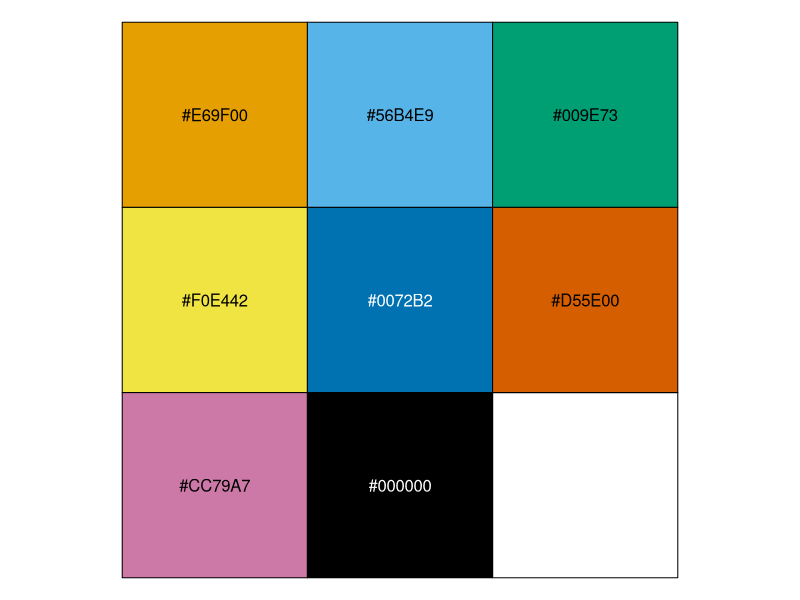
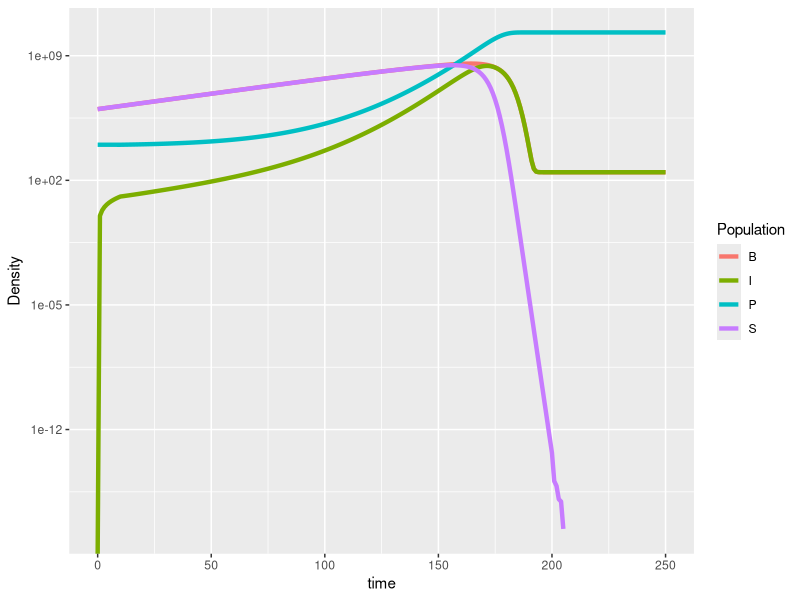
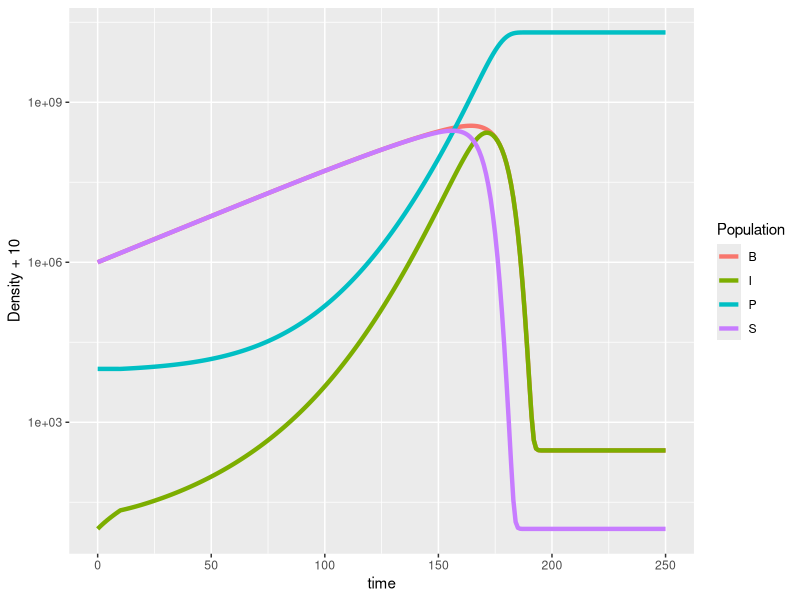
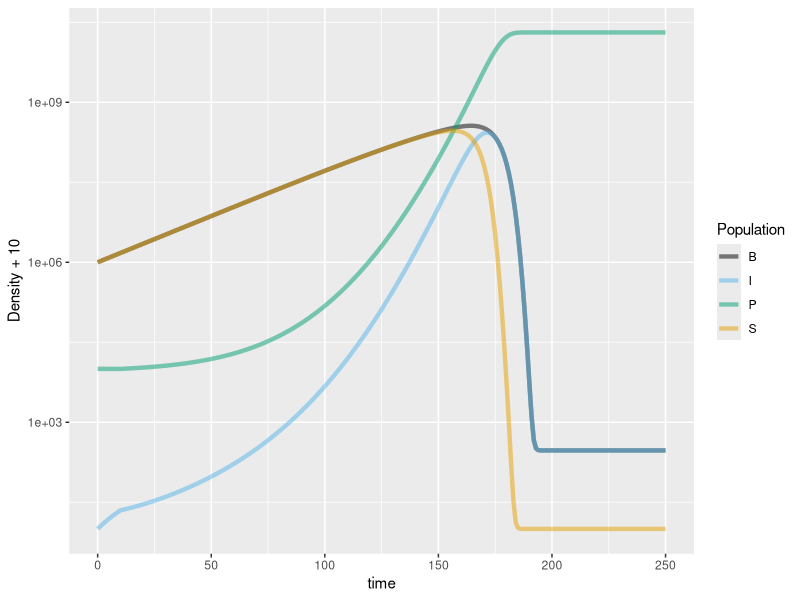
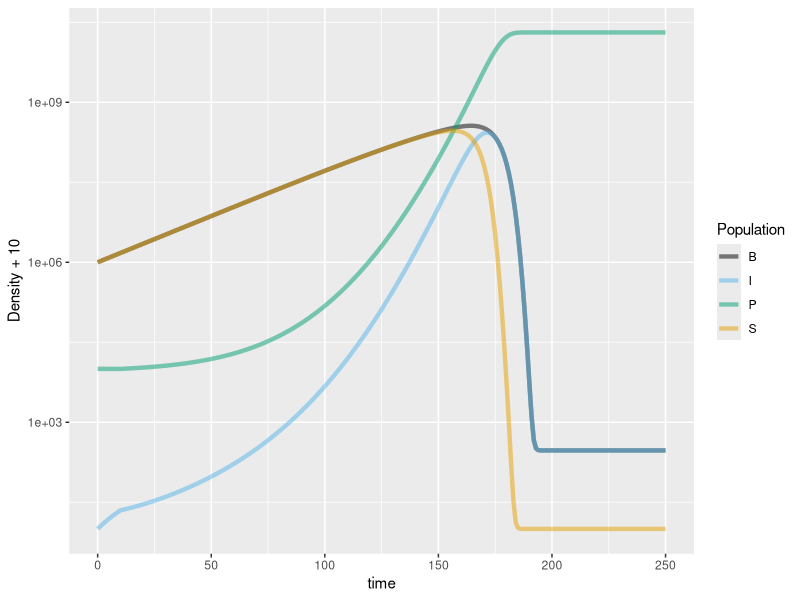
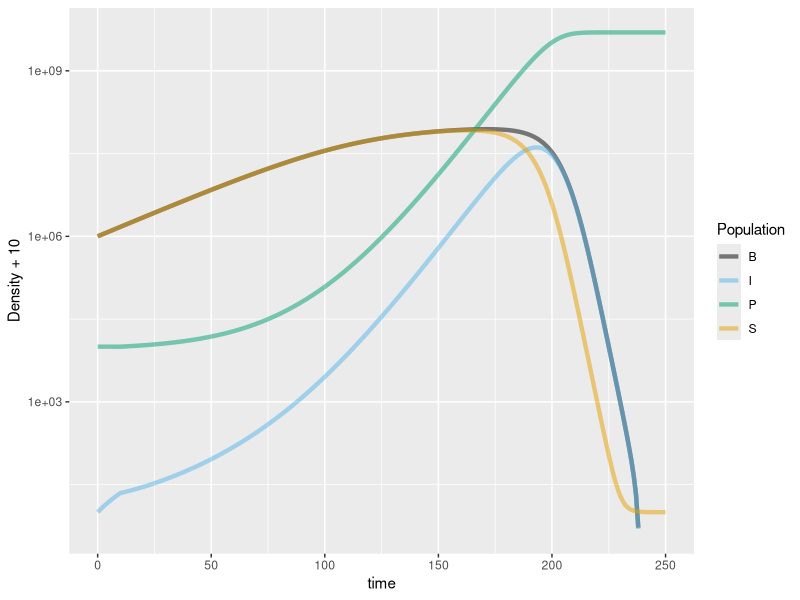
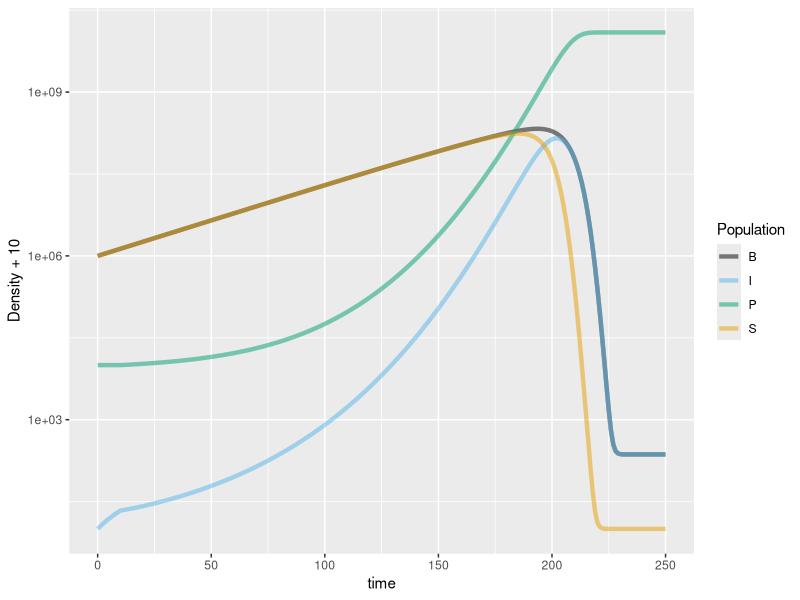
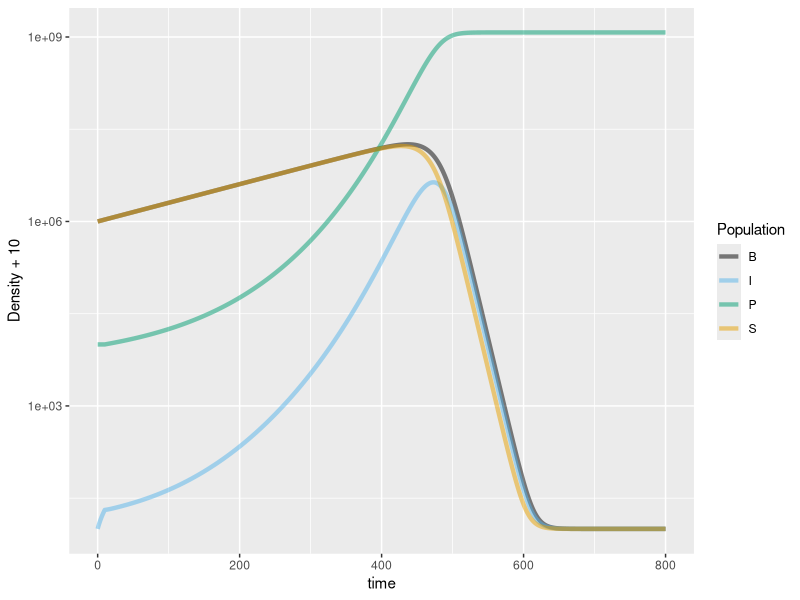

These figures' R source, in order:
#Okabe and Ito 2008 colorblind-safe qualitative color scale
my_cols <- c("#E69F00", "#56B4E9", "#009E73", "#F0E442", "#0072B2",
             "#D55E00", "#CC79A7", "#000000")
scales::show_col(my_cols)

##Celia TODO List
#1. Read code I've put below in derivs. This code should be sufficient to
#   figure out what the model we're using is. Diagram and write out the
#   equations for the model we're simulating. 
#   For the diagram make sure all arrows are labeled.
#   For any symbols you use, make sure to define what the symbol is.
#   (basically I'd like you to do what you did for Problems 2.5 & 3.12
#    but for this model)
#   As some hints:
#   The model includes the following populations:
#     susceptible
#     infected
#     phage
#   The model includes the following symbols:
#     r
#     K
#     c
#     a
#     tau
#     b
#     
#2. Run the simulation with the following conditions:
#       Starting bacterial density = 10**6
#       Starting infected density = 0
#       Starting phage density = 0
#       r = 0.04
#       b = 50
#       a = 10**-10
#       tau = 10
#       c = 1
#       K = 10**9  
#     (hint: I've given you a skeleton code that you can just fill-in)   
#   
#3. Look at how yout is formatted. Use tidyr::pivot_longer to reshape it
#   and ggplot to plot the density of the 3 populations over time
#     hint: the population sizes are quite different, so you'll probably have
#     to use a log10 y-axis to view them. That can be achieved by:
#     + scale_y_continuous(trans = "log10")
#   
#4. Based on the model equations we talked about Tuesday, which parameters
#   do you expect would change this curve?
#
#   ANSWER: Based on what we saw on Tuesday, I’d say that the parameter "a" could change
#           this plot because the three populations depend on it. Plus, "a" is the probability
#           by which the phage successfully infects the bacteria, which means that, if we 
#           increase this parameter, S population will plateau or increase at some point.
#           
#           Then, we have "K", which is the carrying capacity (maximum population size at
#           which the population can sustain itself). Therefore, this parameter will also
#           change the shape of the plot. The curve will be able to grow more if we increase 
#           K, but S population will shrink if we decrease K’s value.
#
#           Also, if we want to change the shape of the susceptible population curve, we could
#           play with "c" (competition coefficient). It measures the strength of competition that
#           does a different specie or, in this case, the infected population, over the susceptible
#           population. Therefore, if "c" is high, the curve will shrink and vice versa.
#    
#           I also think that "r" has something to do with the curve shape. However, I think that
#           "r" depends on the carrying capacity. What I mean is that, if we are in "K" (meaning c
#           = maximum (1?)), "r" will be zero, because competition will be in its maximum, and if 
#           we have no competition (meaning c = 0), "r" will increase. So, the shape of the cure 
#           doesn’t depend on a direct way of "r"’s value. Thus, the value that "r" has is a 
#           consequence of the value that "c" has.
#
#5. Play around with all the parameters and re-run the simulation a few times, 
#   plotting the results each time (you can vary r,b,a,tau,c,K and the starting 
#   bacterial density, but for now keep the starting infected density & 
#   starting phage density at 0). Which parameters affect the density curve?
#   How does each one affect it?
#     note: if you want to simultaneously save the results of multiplt
#     different parameter runs, simply change where you save the results 
#     of dede() to
#     e.g.  yout2 <- as.data.frame(dede(...
#           yout3 <- as.data.frame(dede(...
#   
#   I was wrong!! The value of "r" does change the shape of the curve! If it
#   increases, the curve reaches plateau sooner. 
#
#   I was wrong again, "a" doesn’t affect the shape of the curve!!
#   
#   TO SUM UP, WE ONLY SEE THE PLOT CHANGING WHEN WE VARY THE FOLLOWING
#   PARAMETERS: K, and r.
#
#   Reflection: I think this is because of the conditions we have here.
#   Since P and I = 0, all the parameters that are multiplying them become 0,
#   therefore, they can’t affect the shape of the curve. And, since K and r
#   aren’t multiplying P and I at any point, they don’t become 0, thus are
#   able to change the shape of the cure with the fluctuation of their value.
#   I suppose that if we had different conditions, where P and I weren’t 0,
#   other parameters would make the graph look different.
#
#6. Now run the simulation with the following conditions:
#       Starting bacterial density = 10**6
#       Starting infected density = 0
#       Starting phage density = 10**4
#       r = 0.04
#       b = 50
#       a = 10**-10
#       tau = 10
#       c = 1
#       K = 10**9
#
#       Observations: As we can see, each population has its own starting
#       concentration. We can observe that the infected one increases a lot
#       the first 5 to 8 minutes, and by the 10th it slows down a little bit,
#       even though it's still increasing.
#
#       Phage population doesn’t really grow by time with these conditions,
#       but it maintains its initial concentration, pretty much.
#
#       By these two observations, we can say that phages successfully infect
#       susceptible bacteria and create new phages to maintain their population.
#       However, susceptible population’s rate of growth is higher, because, even
#       though they are infected at some point, they continue to grow and proliferate,
#       more than the phage population.
#
#7. Did both the susceptible and infected populations go extinct?
#   If not, increase the duration of the simulation until they both do go extinct
#   and plot the densities over time.
#   Why do we expect the susceptible and infected populations to always
#   go extinct with this model?
#   (Note that "extinct" can just mean the densities fall below some level,
#   like 10**-5, since the model mathematically allows infinitely small 
#   population sizes)
#
#   ANAWER: None of them went extinct with a duration of 50 (hours?). I tried a
#   longer duration: 250 (hours?) and saw that only the S population went extinct
#   at a time point around 200 (hours?). Then, I tried much longer durations but with
#   none of them I saw I population go extinct!! I was expecting it to go extinct
#   since I thought that with no S population, I oppulation can't be created, thus
#   it's be impossible for them tu survive (if we don't think about resistence to 
#   phages, or sometinh like this).
#
#8. Play around with all the parameters (easiest to leave the starting densities
#   the same for now), plotting the results each time. Are there any
#   parameter combinations that do something unexpected? How do the parameters
#   affect the curve?


## Import libraries ----

library(deSolve)
library(tidyr)
library(ggplot2)
library(dplyr)
library(plyr)

## Define derivatives function ----
derivs <- function(t, y, parms) {
  #The derivs function must return the derivative of all the variables at a
  # given time, in a list
  
  #Issue warning about too small/negative yvals (if warnings is 1)
  if (parms["warnings"]==1 & any(y < parms["thresh_min_dens"])) {
    warning(paste("pop(s)", paste(which(y < parms["thresh_min_dens"]), collapse = ","), "below thresh_min_dens, treating as 0"))
  }
  
  #Set small/negative y values to 0 so they don't affect the dN's
  y[y < parms["thresh_min_dens"]] <- 0
  
  #Create output vector
  dY <- c(S = 0, I = 0, P = 0)
  
  ##Calculate dS
  
  #V3 (logistic dS/dt) (including competition from I pop)
  #dS/dt = rS((K-S-c*I)/K) - aSP
  dY["S"] <- parms["r"] * y["S"] * ((parms["K"] - y["S"] - parms["c"] * y["I"])/parms["K"]) - parms["a"] * y["S"] * y["P"]
  
  ##Calculate dI
  #dI/dt = aSP - aS(t-tau)P(t-tau)
  if (t < parms["tau"]) {
    dY["I"] <- parms["a"] * y["S"] * y["P"]
  } else {
    dY["I"] <- parms["a"] * y["S"]*y["P"] - parms["a"] * lagvalue(t - parms["tau"], 1)*lagvalue(t - parms["tau"], 3)
  }
  
  ##Calculate dP
  #dP/dt = baS(t-tau)P(t-tau) - aSP
  if (t < parms["tau"]) {
    dY["P"] <- -parms["a"] * y["S"] * y["P"]
  } else {
    dY["P"] <- parms["b"] * parms["a"] * lagvalue(t-parms["tau"], 1)*lagvalue(t-parms["tau"], 3) - parms["a"]*y["S"]*y["P"]
  }
  
  #Issue warning about too large pop (if warnings is TRUE)
  if (parms["warnings"]==1 & any(y > 10**100)) {
    warning(paste("pop(s)",paste(which(y > 10**100), collapse = ","), "exceed max limit, 10^100, returning dY = 0"))
  }
  dY[y > 10**100] <- 0
  
  #From documentation: The return value of func should be a list, whose first 
  #element is a vector containing the derivatives of y with respect to time
  return(list(dY))
}

#9. Play with the parameters again but knowing the realistic values for each of them:
#  
#   r ranges from 0.04 (a 17-minute doubling time) to 0.007 (a 90-minute doubling time).
#   K ranges from 10^6 to 10^10, although typically we focus on 10^8 to 10^9.
#   a ranges from 10^-12 to 10^-18.
#   tau ranges from 10 to 105 (mins).
#   b ranges from 5 to 1000.
#
#   Also, we'll have to calculate the total bacteria densty by addinc S and I
#   columns into a new one called B. We do thin in "yout", before we pivot_longer it.

## INCORPORATE COLUMN B

##Run simulation with the new column "B"
yinit <- c(S = 10**6, I = 0, P = 10**4)
params <- c(r = 0.04, a = 10**-10, b = 50, tau = 10, K = 10**9, c = 1, warnings = 0, thresh_min_dens = 10**-100)
times <- seq(from = 0, to = 250, by = 1)
youtB <- as.data.frame(dede(y = yinit, times = times, func = derivs, parms = params))

##Plot results with the new column "B"
library(tidyr)
youtB$B <- youtB$S+youtB$I
youtB_plot <- pivot_longer(youtB, c(S, I, P, B), names_to = "Population", values_to = "Density")

ggplot(data = youtB_plot, aes(x = time, y = Density, color = Population)) + geom_line(lwd = 1.5) + scale_y_continuous(trans = "log10")

## I'll try to plot the results with Density +10 and the wished colors
#
#Run simulation with "Density + 10"
yinit <- c(S = 10**6, I = 0, P = 10**4)
params <- c(r = 0.04, a = 10**-10, b = 50, tau = 10, K = 10**9, c = 1, warnings = 0, thresh_min_dens = 10**-100)
times <- seq(from = 0, to = 250, by = 1)
youtD <- as.data.frame(dede(y = yinit, times = times, func = derivs, parms = params))

##Plot results with "Density + 10"
library(tidyr)
youtD$B <- youtD$S+youtD$I
youtD_plot <- pivot_longer(youtD, c(S, I, P, B), names_to = "Population", values_to = "Density")

ggplot(data = youtD_plot, aes(x = time, y = Density + 10, color = Population)) + geom_line(lwd = 1.5) + scale_y_continuous(trans = "log10")

## Now, I'l try to change the colors to the colorblind-friendly scale
#
#Run simulation with different colors
yinit <- c(S = 10**6, I = 0, P = 10**4)
params <- c(r = 0.04, a = 10**-10, b = 50, tau = 10, K = 10**9, c = 1, warnings = 0, thresh_min_dens = 10**-100)
times <- seq(from = 0, to = 250, by = 1)
youtC <- as.data.frame(dede(y = yinit, times = times, func = derivs, parms = params))

##Plot results with different colors
library(tidyr)
youtC$B <- youtC$S+youtC$I
youtC_plot <- pivot_longer(youtC, c(S, I, P, B), names_to = "Population", values_to = "Density")

ggplot(data = youtC_plot, aes(x = time, y = Density + 10, color = Population)) + geom_line(lwd = 1.5, alpha = 1/2) + scale_color_manual(values = c("#000000", "#56B4E9", "#009E73", "#E69F00")) + scale_y_continuous(trans = "log10")

#Run simulation with different colors, Density + 10, and K = 10**9
yinit <- c(S = 10**6, I = 0, P = 10**4)
params <- c(r = 0.04, a = 10**-10, b = 50, tau = 10, K = 10**9, c = 1, warnings = 0, thresh_min_dens = 10**-100)
times <- seq(from = 0, to = 250, by = 1)
youtK <- as.data.frame(dede(y = yinit, times = times, func = derivs, parms = params))

head(youtK)

## We'll add new rows for each parameter here
youtK$r <- 0.04
youtK$a <- 10**-10
youtK$b <- 50
youtK$tau <- 10
youtK$K <- 10**9
youtK$c <- 1

##Plot results with different colors, Density + 10, and K = 10**9
library(tidyr)
youtK$B <- youtK$S+youtK$I
head(youtK)
youtK_plot <- pivot_longer(youtK, c(S, I, P, B), names_to = "Population", values_to = "Density")

ggplot(data = youtK_plot, aes(x = time, y = Density + 10, color = Population)) + geom_line(lwd = 1.5, alpha = 1/2) + scale_color_manual(values = c("#000000", "#56B4E9", "#009E73", "#E69F00")) + scale_y_continuous(trans = "log10")

#Run simulation with different colors, Density + 10, and K = 10**8
yinit <- c(S = 10**6, I = 0, P = 10**4)
params <- c(r = 0.04, a = 10**-10, b = 50, tau = 10, K = 10**8, c = 1, warnings = 0, thresh_min_dens = 10**-100)
times <- seq(from = 0, to = 250, by = 1)
youtK2 <- as.data.frame(dede(y = yinit, times = times, func = derivs, parms = params))

head(youtK2)

## We'll add new rows for each parameter here
youtK2$r <- 0.04
youtK2$a <- 10**-10
youtK2$b <- 50
youtK2$tau <- 10
youtK2$K <- 10**8
youtK2$c <- 1

##Plot results with different colors, Density + 10, and K = 10**8
library(tidyr)
youtK2$B <- youtK2$S+youtK2$I
head(youtK2)
youtK2_plot <- pivot_longer(youtK2, c(S, I, P, B), names_to = "Population", values_to = "Density")

ggplot(data = youtK2_plot, aes(x = time, y = Density + 10, color = Population)) + geom_line(lwd = 1.5, alpha = 1/2) + scale_color_manual(values = c("#000000", "#56B4E9", "#009E73", "#E69F00")) + scale_y_continuous(trans = "log10")

#Run simulation with different colors, Density + 10, and r = 0.03
yinit <- c(S = 10**6, I = 0, P = 10**4)
params <- c(r = 0.03, a = 10**-10, b = 50, tau = 10, K = 10**9, c = 1,  warnings = 0, thresh_min_dens = 10**-100)
times <- seq(from = 0, to = 250, by = 1)
youtR <- as.data.frame(dede(y = yinit, times = times, func = derivs, parms = params))

head(youtR)

## We'll add new rows for each parameter here
youtR$r <- 0.03
youtR$a <- 10**-10
youtR$b <- 50
youtR$tau <- 10
youtR$K <- 10**9
youtR$c <- 1

##Plot results with different colors, Density + 10, and r = 0.03
library(tidyr)
youtR$B <- youtR$S+youtR$I
head(youtR)
youtR_plot <- pivot_longer(youtR, c(S, I, P, B), names_to = "Population", values_to = "Density")

ggplot(data = youtR_plot, aes(x = time, y = Density + 10, color = Population)) + geom_line(lwd = 1.5, alpha = 1/2) +  scale_color_manual(values = c("#000000", "#56B4E9", "#009E73", "#E69F00")) + scale_y_continuous(trans = "log10")

#Run simulation with different colors, Density + 10, and r = 0.007
yinit <- c(S = 10**6, I = 0, P = 10**4)
params <- c(r = 0.007, a = 10**-10, b = 50, tau = 10, K = 10**9, c = 1, warnings = 0, thresh_min_dens = 10**-100)
times <- seq(from = 0, to = 800, by = 1)
youtR2 <- as.data.frame(dede(y = yinit, times = times, func = derivs, parms = params))

head(youtR2)

## We'll add new rows for each parameter here
youtR2$r <- 0.007
youtR2$a <- 10**-10
youtR2$b <- 50
youtR2$tau <- 10
youtR2$K <- 10**9
youtR2$c <- 1

##Plot results with different colors, Density + 10, and r = 0.007
library(tidyr)
youtR2$B <- youtR2$S+youtR2$I
head(youtR2)
youtR2_plot <- pivot_longer(youtR2, c(S, I, P, B), names_to = "Population", values_to = "Density")

ggplot(data = youtR2_plot, aes(x = time, y = Density + 10, color = Population)) + geom_line(lwd = 1.5, alpha = 1/2) + scale_color_manual(values = c("#000000", "#56B4E9", "#009E73", "#E69F00")) + scale_y_continuous(trans = "log10")

#Run simulation with different colors, Density + 10, and a = 10**-13
yinit <- c(S = 10**6, I = 0, P = 10**4)
params <- c(r = 0.04, a = 10**-13, b = 50, tau = 10, K = 10**9, c = 1, warnings = 0, thresh_min_dens = 10**-100)
times <- seq(from = 0, to = 11000, by = 1)
youtA <- as.data.frame(dede(y = yinit, times = times, func = derivs, parms = params))

head(youtA)

## We'll add new rows for each parameter here
youtA$r <- 0.04
youtA$a <- 10**-13
youtA$b <- 50
youtA$tau <- 10
youtA$K <- 10**9
youtA$c <- 1

##Plot results with different colors, Density + 10, and a = 10**-13
library(tidyr)
youtA$B <- youtA$S+youtA$I
head(youtA)
youtA_plot <- pivot_longer(youtA, c(S, I, P, B), names_to = "Population", values_to = "Density")

ggplot(data = youtA_plot, aes(x = time, y = Density + 10, color = Population)) + geom_line(lwd = 1.5, alpha = 1/2) + scale_color_manual(values = c("#000000", "#56B4E9", "#009E73", "#E69F00")) + scale_y_continuous(trans = "log10")

#Run simulation with different colors, Density + 10, and a = 10**-8
yinit <- c(S = 10**6, I = 0, P = 10**4)
params <- c(r = 0.04, a = 10**-8, b = 50, tau = 10, K = 10**9, c = 1, warnings = 0, thresh_min_dens = 10**-100)
times <- seq(from = 0, to = 250, by = 1)
youtA2 <- as.data.frame(dede(y = yinit, times = times, func = derivs, parms = params))

head(youtA2)

## We'll add new rows for each parameter here
youtA2$r <- 0.04
youtA2$a <- 10**-8
youtA2$b <- 50
youtA2$tau <- 10
youtA2$K <- 10**9
youtA2$c <- 1

##Plot results with different colors, Density + 10, and a = 10**-8
library(tidyr)
youtA2$B <- youtA2$S+youtA2$I
head(youtA2)
youtA2_plot <- pivot_longer(youtA2, c(S, I, P, B), names_to = "Population", values_to = "Density")

ggplot(data = youtA2_plot, aes(x = time, y = Density + 10, color = Population)) + geom_line(lwd = 1.5, alpha = 1/2) + scale_color_manual(values = c("#000000", "#56B4E9", "#009E73", "#E69F00")) + scale_y_continuous(trans = "log10")

#Run simulation with different colors, Density + 10, and tau = 65
yinit <- c(S = 10**6, I = 0, P = 10**4)
params <- c(r = 0.04, a = 10**-10, b = 50, tau = 65, K = 10**9, c = 1, warnings = 0, thresh_min_dens = 10**-100)
times <- seq(from = 0, to = 600, by = 1)
youtT <- as.data.frame(dede(y = yinit, times = times, func = derivs, parms = params))

head(youtT)

## We'll add new rows for each parameter here
youtT$r <- 0.04
youtT$a <- 10**-10
youtT$b <- 50
youtT$tau <- 65
youtT$K <- 10**9
youtT$c <- 1

##Plot results with different colors, Density + 10, and tau = 65
library(tidyr)
youtT$B <- youtT$S+youtT$I
head(youtT)
youtT_plot <- pivot_longer(youtT, c(S, I, P, B), names_to = "Population", values_to = "Density")

ggplot(data = youtT_plot, aes(x = time, y = Density + 10, color = Population)) + geom_line(lwd = 1.5, alpha = 1/2) + scale_color_manual(values = c("#000000", "#56B4E9", "#009E73", "#E69F00")) + scale_y_continuous(trans = "log10")

#Run simulation with different colors, Density + 10, and tau = 120
yinit <- c(S = 10**6, I = 0, P = 10**4)
params <- c(r = 0.04, a = 10**-10, b = 50, tau = 120, K = 10**9, c = 1, warnings = 0, thresh_min_dens = 10**-100)
times <- seq(from = 0, to = 800, by = 1)
youtT2 <- as.data.frame(dede(y = yinit, times = times, func = derivs, parms = params))

head(youtT2)

## We'll add new rows for each parameter here
youtT2$r <- 0.04
youtT2$a <- 10**-10
youtT2$b <- 50
youtT2$tau <- 120
youtT2$K <- 10**9
youtT2$c <- 1

##Plot results with different colors, Density + 10, and tau = 120
library(tidyr)
youtT2$B <- youtT2$S+youtT2$I
head(youtT2)
youtT2_plot <- pivot_longer(youtT2, c(S, I, P, B), names_to = "Population", values_to = "Density")

ggplot(data = youtT2_plot, aes(x = time, y = Density + 10, color = Population)) + geom_line(lwd = 1.5, alpha = 1/2) + scale_color_manual(values = c("#000000", "#56B4E9", "#009E73", "#E69F00")) + scale_y_continuous(trans = "log10")

#Run simulation with different colors, Density + 10, and b = 20
yinit <- c(S = 10**6, I = 0, P = 10**4)
params <- c(r = 0.04, a = 10**-10, b = 20, tau = 10, K = 10**9, c = 1, warnings = 0, thresh_min_dens = 10**-100)
times <- seq(from = 0, to = 250, by = 1)
youtB1 <- as.data.frame(dede(y = yinit, times = times, func = derivs, parms = params))

## Now, we'll add the new columns for each parameter
youtB1$r <- 0.04
youtB1$a <- 10**-10
youtB1$K <- 10**9
youtB1$c <- 1
head(youtB1)

##Plot results with different colors, Density + 10, and b = 20
library(tidyr)
youtB1$B <- youtB1$S+youtB1$I
youtB1_plot <- pivot_longer(youtB1, c(S, I, P, B), names_to = "Population", values_to = "Density")

ggplot(data = youtB1_plot, aes(x = time, y = Density + 10, color = Population)) + geom_line(lwd = 1.5, alpha = 1/2) + scale_color_manual(values = c("#000000", "#56B4E9", "#009E73", "#E69F00")) + scale_y_continuous(trans = "log10")

#Run simulation with different colors, Density + 10, and b = 500
yinit <- c(S = 10**6, I = 0, P = 10**4)
params <- c(r = 0.04, a = 10**-10, b = 500, tau = 10, K = 10**9, c = 1, warnings = 0, thresh_min_dens = 10**-100)
times <- seq(from = 0, to = 250, by = 1)
youtB2 <- as.data.frame(dede(y = yinit, times = times, func = derivs, parms = params))

head(youtB2)

## We'll add the new columns for each parameter
youtB2$r <- 0.04
youtB2$a <- 10**-10
youtB2$b <- 500
youtB2$tau <- 10
youtB2$K <- 10**9
youtB2$c <- 1
head(youtB2)

##Plot results with different colors, Density + 10, and b = 500
library(tidyr)
youtB2$B <- youtB2$S+youtB2$I
youtB2_plot <- pivot_longer(youtB2, c(S, I, P, B), names_to = "Population", values_to = "Density")

ggplot(data = youtB2_plot, aes(x = time, y = Density + 10, color = Population)) + geom_line(lwd = 1.5, alpha = 1/2) + scale_color_manual(values = c("#000000", "#56B4E9", "#009E73", "#E69F00")) + scale_y_continuous(trans = "log10")

#Run simulation with different colors, Density + 10, and b = 850
yinit <- c(S = 10**6, I = 0, P = 10**4)
params <- c(r = 0.04, a = 10**-10, b = 850, tau = 10, K = 10**9, c = 1, warnings = 0, thresh_min_dens = 10**-100)
times <- seq(from = 0, to = 250, by = 1)
youtB3 <- as.data.frame(dede(y = yinit, times = times, func = derivs, parms = params))

head(youtB3)

## We'll add new columns for each parameter
youtB3$r <- 0.04
youtB3$a <- 10**-10
youtB3$b <- 850
youtB3$tau <- 10
youtB3$K <- 10**9
youtB3$c <- 1
head(youtB3)

##Plot results with different colors, Density + 10, and b = 850
library(tidyr)
youtB3$B <- youtB3$S+youtB3$I
youtB3_plot <- pivot_longer(youtB3, c(S, I, P, B), names_to = "Population", values_to = "Density")

tiff("plot.tiff")
ggplot(data = youtB3_plot, aes(x = time, y = Density + 10, color = Population)) + geom_line(lwd = 1.5, alpha = 1/2) + scale_color_manual(values = c("#000000", "#56B4E9", "#009E73", "#E69F00")) + scale_y_continuous(trans = "log10")
dev.off()

## Tiff is the function that converts our graph in an image document, which is
## a ".tiff" one. This is because we saw the legend disrupted here (some problem
## with the code of ggplot). Therefore, I can use this function and close i with
## de.off() to have an imagewhere I CAN clearly see the legend of the plot.


## Finding MAXIMUMS
## We have to make sure we also run the command for B!! Since it was introduced
## later than S, I, and P

## To add new columns to a data frame in a quick way, we'd use the following
## command:
youtB1 <- cbind(data.frame(b = 20, tau = 10), youtB1)
head(youtB1)

## Now, we'd like to use all the simulations I've run and combine them into one
## big data frame. Then, summarize them.

## First, I'll try it by adding the simulations for different values of b
bigB <- rbind(youtB1, youtB2, youtB3)
bigB

## Now, I'll do it for ALL the simulations I had run
bigFINAL <- rbind(bigB, youtK, youtK2, youtR, youtR2, youtA, youtA2, youtT, youtT2)
bigFINAL

## Now, I'll try to summarizw the data in "bigFINAL"
bigFINAL_plot <- pivot_longer(bigFINAL, c(S, I, P, B), names_to = "Population", values_to = "Density")
ggplot(data = bigFINAL_plot, aes(x = time, y = Density + 10, color = Population)) + geom_point(lwd = 1) + scale_y_continuous(trans = "log10")
## I pivot_longer'd because I remembered that "summarize" works better after doing so
summarise(bigFINAL, maximum_B = max(youtB1$B, na.rm = T), max(youtB2$B, na.rm = T), max(youtB3$B, na.rm = T), max(youtK$B, na.rm = T), max(youtK2$B, na.rm = T), max(youtR$B, na.rm = T), max(youtR2$B, na.rm = T), max(youtA$B, na.rm = T), max(youtA2$B, na.rm = T), max(youtT$B, na.rm = T), max(youtT2$B, na.rm = T))

head(bigFINAL)

## Here, I achived to summarize every maximum of each of the simulations included
## in the big data frame

## Now, I'll try to find the maximum of the maximums
BIG <- summarise(bigFINAL, maximum_B = max(youtB1$B, na.rm = T), max(youtB2$B, na.rm = T), max(youtB3$B, na.rm = T), max(youtK$B, na.rm = T), max(youtK2$B, na.rm = T), max(youtR$B, na.rm = T), max(youtR2$B, na.rm = T), max(youtA$B, na.rm = T), max(youtA2$B, na.rm = T), max(youtT$B, na.rm = T), max(youtT2$B, na.rm = T))
summarize(BIG, maximum_B = max(BIG, na.rm = T))

## There's an easier way to do this!!!

bigFINAL <- group_by(bigFINAL, "b", "tau", "a", "r", "K", "c")
FINAL <- dplyr::summarise(bigFINAL, maximum_B = max(B), maxtime = time[B == maximum_B])
FINAL

head(bigFINAL)
class(bigFINAL)
table(bigFINAL$a)

## Let's try find the SLOPE of some simulations
## I'll try to find the slope for a = 10**-8
## Run simulation
yinit <- c(S = 10**6, I = 0, P = 10**4)
params <- c(r = 0.04, a = 10**-8, b = 50, tau = 10, K = 10**9, c = 1, warnings = 0, thresh_min_dens = 10**-100)
times <- seq(from = 0, to = 250, by = 1)
youtA2S <- as.data.frame(dede(y = yinit, times = times, func = derivs, parms = params))

head(youtA2S)

##Plot results
library(tidyr)
youtA2S$B <- youtA2$S+youtA2$I
head(youtA2S)
youtA2S_plot <- pivot_longer(youtA2S, c(S, I, P, B), names_to = "Population", values_to = "Density")

ggplot(data = youtA2S_plot, aes(x = time, y = Density + 10, color = Population)) + geom_line(lwd = 1.5, alpha = 1/2) + scale_color_manual(values = c("#000000", "#56B4E9", "#009E73", "#E69F00")) +scale_y_continuous(trans = "log10")

## Find the SLOPE of B in this plot
x <- 51:250
y <- youtA2S$B[51:250]

plot(x, log10(y))
mod <- lm(log10(y)~x) #this can be combined with mod$coefficients[2] within summarize
summary(mod)

cor(x, y)

attributes(mod)
## To pull up some the attributes we can use the $ sign
## For example, we extract the coefficients

plot(x, log10(y))
abline(mod, col = 4) #To include the regression line
mod$coefficients[2]
